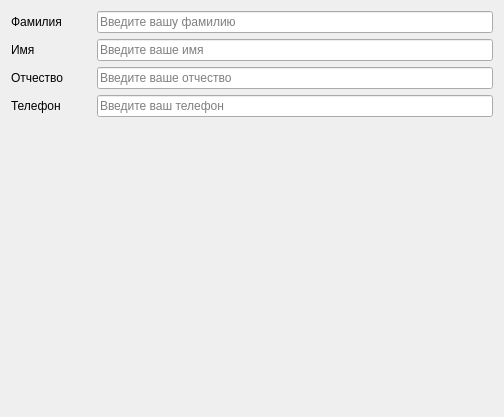
                <widget class="QWidget" name="page_3">
                 <property name="geometry">
                  <rect>
                   <x>0</x>
                   <y>0</y>
                   <width>504</width>
                   <height>417</height>
                  </rect>
                 </property>
                 <attribute name="label">
                  <string>QlineEdit</string>
                 </attribute>
                 <layout class="QVBoxLayout" name="verticalLayout_6">
                  <item>
                   <layout class="QHBoxLayout" name="horizontalLayout_8">
                    <item>
                     <widget class="QLabel" name="label_3">
                      <property name="minimumSize">
                       <size>
                        <width>80</width>
                        <height>0</height>
                       </size>
                      </property>
                      <property name="text">
                       <string>Фамилия</string>
                      </property>
                     </widget>
                    </item>
                    <item>
                     <widget class="QLineEdit" name="lineEdit_3">
                      <property name="text">
                       <string/>
                      </property>
                      <property name="placeholderText">
                       <string>Введите вашу фамилию</string>
                      </property>
                     </widget>
                    </item>
                   </layout>
                  </item>
                  <item>
                   <layout class="QHBoxLayout" name="horizontalLayout_4">
                    <item>
                     <widget class="QLabel" name="label">
                      <property name="minimumSize">
                       <size>
                        <width>80</width>
                        <height>0</height>
                       </size>
                      </property>
                      <property name="text">
                       <string>Имя</string>
                      </property>
                     </widget>
                    </item>
                    <item>
                     <widget class="QLineEdit" name="lineEdit">
                      <property name="text">
                       <string/>
                      </property>
                      <property name="placeholderText">
                       <string>Введите ваше имя</string>
                      </property>
                     </widget>
                    </item>
                   </layout>
                  </item>
                  <item>
                   <layout class="QHBoxLayout" name="horizontalLayout_9">
                    <item>
                     <widget class="QLabel" name="label_4">
                      <property name="minimumSize">
                       <size>
                        <width>80</width>
                        <height>0</height>
                       </size>
                      </property>
                      <property name="text">
                       <string>Отчество</string>
                      </property>
                     </widget>
                    </item>
                    <item>
                     <widget class="QLineEdit" name="lineEdit_4">
                      <property name="placeholderText">
                       <string>Введите ваше отчество</string>
                      </property>
                     </widget>
                    </item>
                   </layout>
                  </item>
                  <item>
                   <layout class="QHBoxLayout" name="horizontalLayout_10">
                    <item>
                     <widget class="QLabel" name="label_5">
                      <property name="minimumSize">
                       <size>
                        <width>80</width>
                        <height>0</height>
                       </size>
                      </property>
                      <property name="text">
                       <string>Телефон</string>
                      </property>
                     </widget>
                    </item>
                    <item>
                     <widget class="QLineEdit" name="lineEdit_5">
                      <property name="text">
                       <string/>
                      </property>
                      <property name="placeholderText">
                       <string>Введите ваш телефон</string>
                      </property>
                     </widget>
                    </item>
                   </layout>
                  </item>
                  <item>
                   <spacer name="verticalSpacer">
                    <property name="orientation">
                     <enum>Qt::Vertical</enum>
                    </property>
                    <property name="sizeHint" stdset="0">
                     <size>
                      <width>20</width>
                      <height>241</height>
                     </size>
                    </property>
                   </spacer>
                  </item>
                 </layout>
                </widget>
